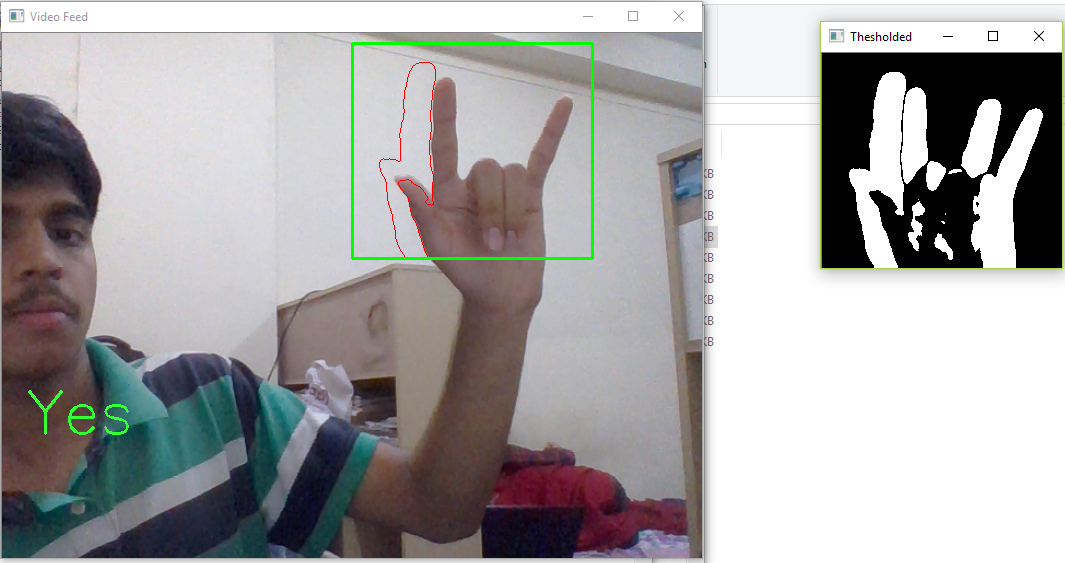
#> input picture testing.PNG, 1065 x 563 px, given in place of the camera
$ python opencvpart.py   (older library calls are emulated)
#> lines starting #> are read from the running program, lines starting #| are printed output that depends on the picture; after the words box and inside, x2 and y2 are one past the last pixel; in counts of white or black regions, pixels touching at a corner belong together
import cv2
import imutils
import numpy as np
import math
import pickle
bg = None
def run_avg(image, aWeight):
    global bg
    if bg is None:
        bg = image.copy().astype("float")
        return
    cv2.accumulateWeighted(image, bg, aWeight) #The function calculates the weighted sum of the input 'image' and the accumulator 'bg' so that 'bg' becomes a running average of a frame sequence


# [68 lines left out: function segment, not called in this run]

if __name__ == "__main__":
    #if lower value is set, running avg wil be performed on larger amount of previous frames
    aWeight = 0.5
    camera = cv2.VideoCapture(0)
    top, right, bottom, left = 10, 350, 225, 590
    num_frames = 0

    while(True):
        (grabbed, frame)=camera.read()
#> frame is the input picture: shape (563, 1065, 3); mean B, G, R 165.5, 165, 166.6
        frame = imutils.resize(frame, width=700)
#> frame: shape (370, 700, 3)
        frame = cv2.flip(frame, 1)
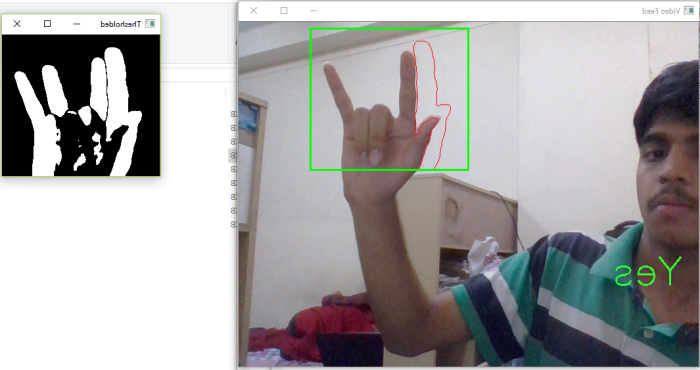
#> frame: shape (370, 700, 3); mean B, G, R 165.5, 165, 166.6
        clone = frame.copy()

        (height, width) = frame.shape[:2]
#> height = 370; width = 700
        roi = frame[top:bottom, right:left]
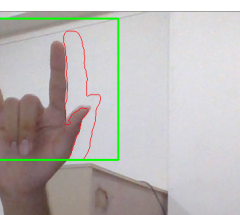
#> roi: shape (215, 240, 3); mean B, G, R 182.6, 184.6, 188.3

        #Numpy slicing to concentrate on ROI
        gray = cv2.cvtColor(roi, cv2.COLOR_BGR2GRAY)
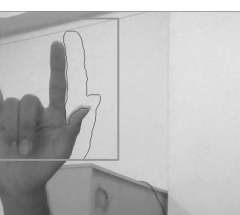
#> gray: shape (215, 240); min 63, max 255, mean 185.5
        gray = cv2.GaussianBlur(gray, (7, 7), 0)
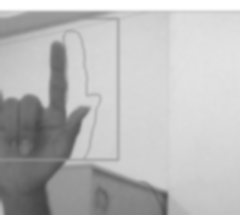
#> gray: shape (215, 240); min 67, max 255, mean 185.5


        retent=''
        if num_frames < 30:
            run_avg(gray, aWeight)
        else:
            hand = segment(gray)

            if hand is not None:
                (thresholded, segmented,l,arearatio,areacnt) = hand
                if l==1:
                   if areacnt<2000:
                      retent='Put hand in the box'
                   else:
                        if areacnt<9000:
                           retent='I need help'
                        else:
                           retent='Emergency!'
                elif l==2:
                    if areacnt<12000:
                       retent='Yes'
                    elif areacnt>12000:
                       retent='No'

                elif l==3:
                     if areacnt<13000:
                        retent='Call the cops!'
                     else:
                         retent='Call Medic!'

                elif l==4  :
                     retent='Navigation'

                elif l==5:
                     retent='Hello! I am HELEN'

                elif l==6:
                     retent='re-position'

                else :
                     retent='re-position'


                cv2.putText(clone,retent, (25,400), cv2.FONT_HERSHEY_SIMPLEX, 2,(51,255,51) ,2)
                cv2.drawContours(clone, [segmented + (right, top)], -1, (0, 0, 255))
                cv2.imshow("Thesholded", thresholded)

        cv2.rectangle(clone, (left, top), (right, bottom), (0,255,0), 2)
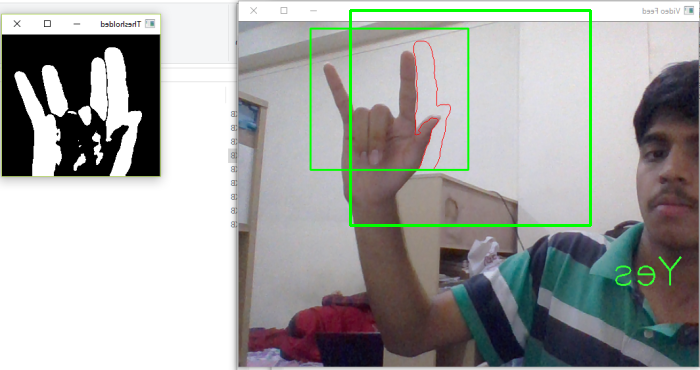
#> clone: shape (370, 700, 3); 1.05% of pixels changed, all inside (x1, y1, x2, y2) = (349, 9, 592, 227)
        num_frames += 1
        cv2.imshow("Video Feed", clone)
        keypress = cv2.waitKey(1) & 0xFF
#> (key Esc is pressed here)
        if keypress == 27:
            break
camera.release()
cv2.destroyAllWindows()
